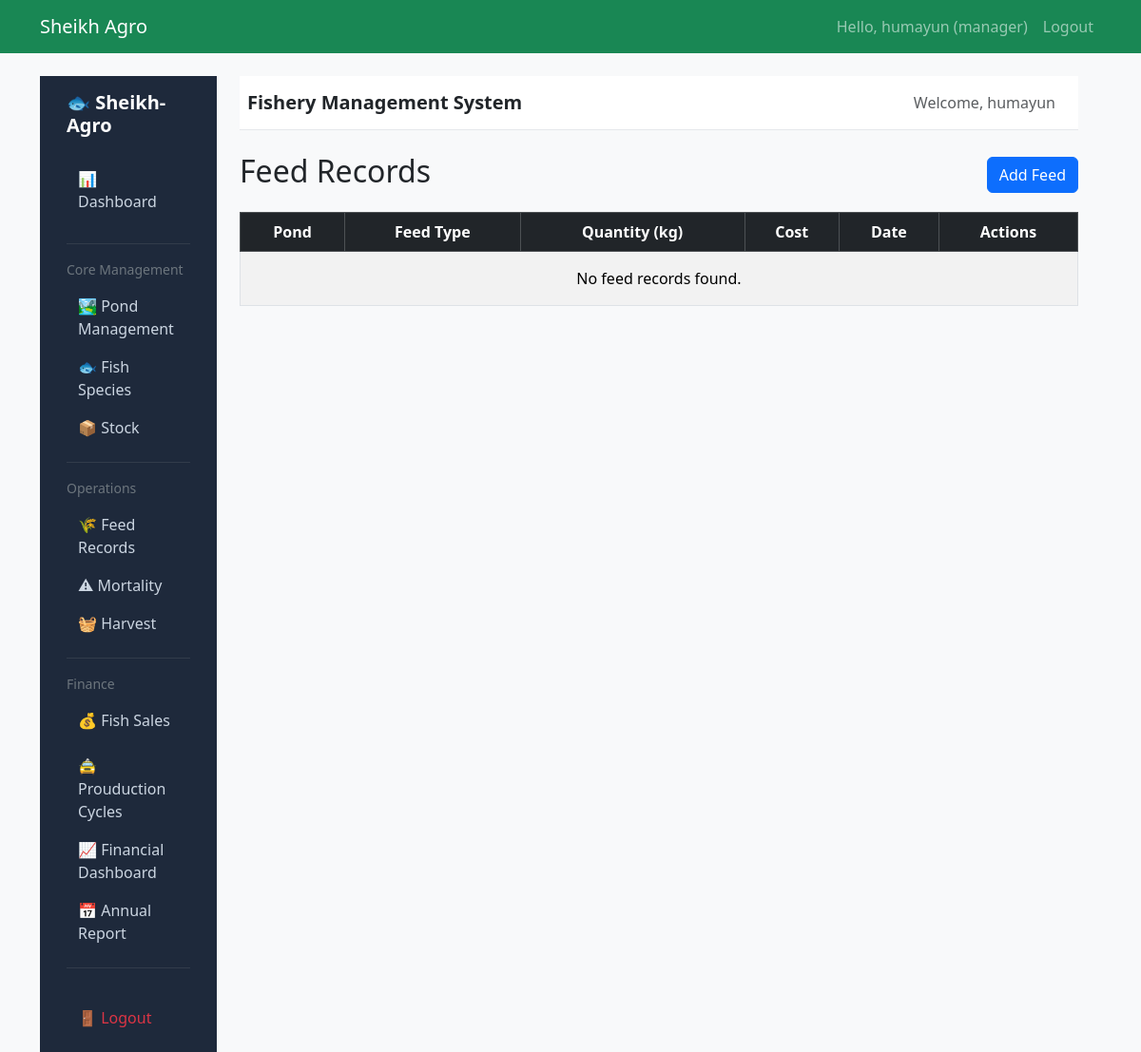
The app's page /fishery/feed/ (signed in), older data.
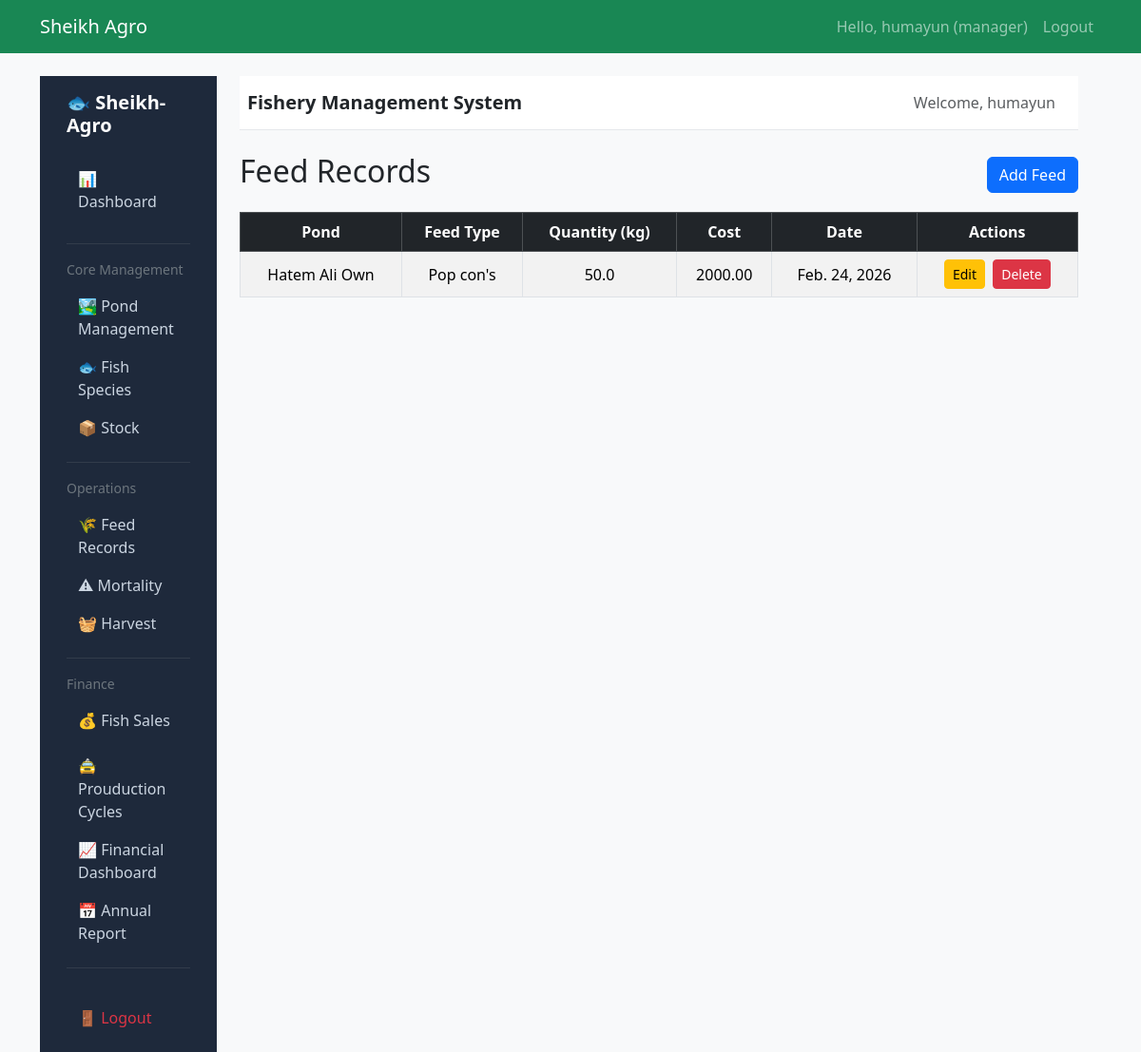
The same page, newer data.
### fishery/models.py (models this page shows, shortened)
class FeedRecord(models.Model):
    pond = models.ForeignKey(Pond, on_delete=models.CASCADE)
    cycle = models.ForeignKey('ProductionCycle', on_delete=models.CASCADE,related_name='feeds', blank=True, null=True)
    feed_type = models.CharField(max_length=100)
    quantity_kg = models.FloatField()
    cost = models.DecimalField(max_digits=10, decimal_places=2)
    date = models.DateField()

class Pond(models.Model):
    name = models.CharField(max_length=100)
    size_in_acres = models.FloatField()
    water_source = models.CharField(max_length=100)
    location = models.CharField(max_length=150, blank=True)
    created_at = models.DateTimeField(auto_now_add=True)

### fishery/views.py (the view)
# urls.py: path('feed/', FeedListView.as_view(), name='feed_list'),
class FeedListView(LoginRequiredMixin, ListView):
    model = FeedRecord
    template_name = 'fishery/feed/feed_list.html'
    context_object_name = 'feeds'
    ordering = ['-date']

### fishery/templates/fishery/feed/feed_list.html (shortened to what this page needs)
{% extends "fishery/base_fishery.html" %}
{% block fishery_content %}
<div class="d-flex justify-content-between align-items-center mb-3">
    <h2>Feed Records</h2>
    <a href="{% url 'feed_create' %}" class="btn btn-primary">
         Add Feed
    </a>
</div>
<table class="table table-bordered table-striped align-middle text-center">
    <thead class="table-dark">
        <tr>
            <th>Pond</th>
            <th>Feed Type</th>
            <th>Quantity (kg)</th>
            <th>Cost</th>
            <th>Date</th>
            <th>Actions</th>
        </tr>
    </thead>
    <tbody>
        {% for feed in feeds %}
        <tr>
            <td>{{ feed.pond.name }}</td>
            <td>{{ feed.feed_type }}</td>
            <td>{{ feed.quantity_kg }}</td>
            <td>{{ feed.cost }}</td>
            <td>{{ feed.date }}</td>
            <td>
                <a href="{% url 'feed_update' feed.pk %}" class="btn btn-sm btn-warning me-1">
                     Edit
                </a>
                <a href="{% url 'feed_delete' feed.pk %}" class="btn btn-sm btn-danger">
                     Delete
                </a>
            </td>
        </tr>
        {% empty %}
        <tr>
            <td colspan="6" class="text-center py-3">No feed records found.</td>
        </tr>
        {% endfor %}
    </tbody>
</table>
{% endblock %}

Row changes from the older to the newer data that the page shows:
added FeedRecord: pond.name "Hatem Ali Own", feed_type "Pop con's", quantity_kg "50.0", cost "2000.00", date "Feb. 24, 2026"
Text that changed along with them:
text no longer shown: "No feed records found."
